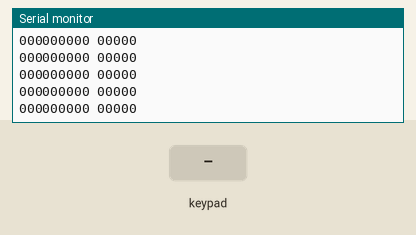
This sketch was run on a simulated Arduino Leonardo, built with avr-gcc and run on an emulated ATmega32U4. On the bench: the last lines printed to the serial monitor. Wiring (inferred from the names in the program): 8×5 keypad with keys 1 2 3 4 5 6 7 8 9 A B C D E F G H J K L M N P Q R S T U V W X Y Z a b c d e f g (labels assumed): rows pin 10, pin 7, pin 8, pin 9, pin 15, pin 14, pin 16, pin 18; columns pin 2, pin 3, pin 4, pin 5, pin 6. Inputs (shaded band) come from the test bench. USB keyboard and mouse output is not drawn.

Above: at 1.2 s.
1.3 s: key '1' pressed
At 1.35 s:
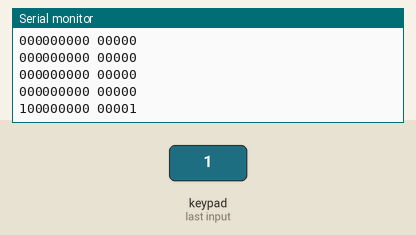
2.8 s: keypad keys 1 2 pressed 0.4 s apart
At 3.27 s:
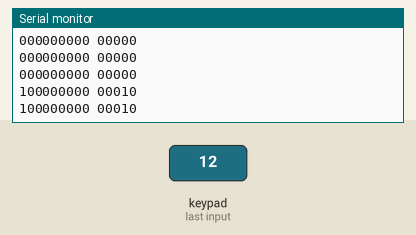
5.1 s: key '3' pressed
At 5.19 s:
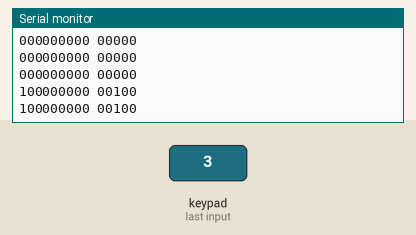
6.6 s: keypad keys 1 2 A pressed 0.4 s apart
At 7.11 s:
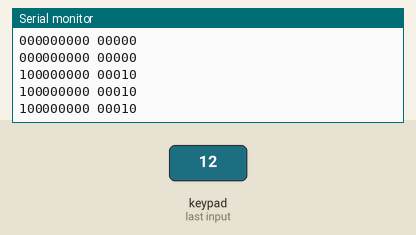
Timing chart, 0 to 9.6 s (numbered marks = the images above; inputs shaded):
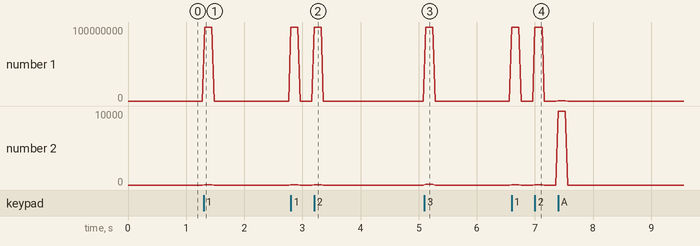

Measured:
- after the input at 1.3 s, the serial monitor: prints a new line at once (image 1)
- after the input at 2.8 s, the serial monitor: prints a new line after 0.40 s (image 2)
- after the input at 5.1 s, the serial monitor: prints a new line at once (image 3)
- after the input at 6.6 s, the serial monitor: prints a new line at once (image 4)

The sketch:

deadfleshUSB.ino
```cpp
// (licence header left out)
#include "Keyboard.h"

const bool DEBUG_KEYPRESS =false;
const bool DEBUG_UNKNOWN_KEYS =false;
const bool DEBUG_MONITOR_LINES =true;
const long KEYBOARD_SCAN_DELAY = 40;

const int L1 = 2;
const int L2 = 3;
const int L3 = 4;
const int L4 = 5;
const int L5 = 6;

const int R1 = 7;
const int R2 = 8;
const int R3 = 9;
const int R4 = 15;
const int R5 = 14;
const int R6 = 16;
const int R7 = 18;
const int R8 = 10;
const int VCC = 0;

bool emptyL[5];
bool emptyR[9];

bool L[5];
bool R[9];

bool lastL[5];
bool lastR[9];


bool peekL[5];
bool peekR[9];


bool currentlyPressed = false;

void setup()
{
  pinMode(L1, INPUT);
  pinMode(L2, INPUT);
  pinMode(L3, INPUT);
  pinMode(L4, INPUT);
  pinMode(L5, INPUT);

  pinMode(R1, OUTPUT);
  pinMode(R2, OUTPUT);
  pinMode(R3, OUTPUT);
  pinMode(R4, OUTPUT);
  pinMode(R5, OUTPUT);
  pinMode(R6, OUTPUT);
  pinMode(R7, OUTPUT);
  pinMode(R8, OUTPUT);

  memset(L, 0, sizeof(L));
  memset(R, 0, sizeof(R));

  memset(lastL, 1, sizeof(lastL));
  memset(lastR, 1, sizeof(lastR));

  Serial.begin(115200);
  Keyboard.begin();


}
  unsigned long startLoop =0l;
  unsigned long keyPressExpired =0l;

long keyboardScanDelay;

void loop()
{
  startLoop = millis();
  keyboardScanDelay = startLoop+ KEYBOARD_SCAN_DELAY;

  memset(R, 0, sizeof(R));
  memset(L, 0, sizeof(L));

  getKeyPress(false);
  int r = getInt(R, 9);
  int l = getInt(L, 5);
  int lR = getInt(lastR, 9);
  int lL = getInt(lastL, 5);

  if (isPressed())
  {
    bool isEscapeCharacter =false;
    char outputtedKey;
    bool keyUnknown= false;

    int r = getInt(R, 9);
    int l = getInt(L, 5);

    if ((r == 256) && (l ==  1)) { outputtedKey ='1'; }
    else if ((r == 256) && (l ==  2)) { outputtedKey ='2'; }
    else if ((r == 256) && (l ==  4)) { outputtedKey ='3'; }
    else if ((r == 256) && (l ==  8)) { outputtedKey ='4'; }
    else if ((r == 256) && (l == 16)) { outputtedKey ='5'; }
    else if ((r ==  32) && (l == 16)) { outputtedKey ='6'; }
    else if ((r ==  32) && (l ==  8)) { outputtedKey ='7'; }
    else if ((r ==  32) && (l ==  4)) { outputtedKey ='8'; }
    else if ((r ==  32) && (l ==  2)) { outputtedKey ='9'; }
    else if ((r ==  32) && (l ==  1)) { outputtedKey ='0'; }
    else if ((r == 128) && (l ==  1)) { outputtedKey ='q'; }
    else if ((r == 128) && (l ==  2)) { outputtedKey ='w'; }
    else if ((r == 128) && (l ==  4)) { outputtedKey ='e'; }
    else if ((r == 128) && (l ==  8)) { outputtedKey ='r'; }
    else if ((r == 128) && (l == 16)) { outputtedKey ='t'; }
    else if ((r ==  16) && (l == 16)) { outputtedKey ='y'; }
    else if ((r ==  16) && (l ==  8)) { outputtedKey ='u'; }
    else if ((r ==  16) && (l ==  4)) { outputtedKey ='i'; }
    else if ((r ==  16) && (l ==  2)) { outputtedKey ='o'; }
    else if ((r ==  16) && (l ==  1)) { outputtedKey ='p'; }
    else if ((r ==  64) && (l ==  1)) { outputtedKey ='a'; }
    else if ((r ==  64) && (l ==  2)) { outputtedKey ='s'; }
    else if ((r ==  64) && (l ==  4)) { outputtedKey ='d'; }
    else if ((r ==  64) && (l ==  8)) { outputtedKey ='f'; }
    else if ((r ==  64) && (l == 16)) { outputtedKey ='g'; }
    else if ((r ==   4) && (l == 16)) { outputtedKey ='h'; }
    else if ((r ==   4) && (l ==  8)) { outputtedKey ='j'; }
    else if ((r ==   4) && (l ==  4)) { outputtedKey ='k'; }
    else if ((r ==   4) && (l ==  2)) { outputtedKey ='l'; }
    else if ((r ==   8) && (l ==  2)) { outputtedKey ='z'; }
    else if ((r ==   8) && (l ==  4)) { outputtedKey ='x'; }
    else if ((r ==   8) && (l ==  8)) { outputtedKey ='c'; }
    else if ((r ==   8) && (l == 16)) { outputtedKey ='v'; }
    else if ((r ==   2) && (l == 16)) { outputtedKey ='b'; }
    else if ((r ==   2) && (l ==  8)) { outputtedKey ='n'; }
    else if ((r ==   2) && (l ==  4)) { outputtedKey ='m'; }
    else if ((r ==   2) && (l ==  1)) { outputtedKey =' '; }
    else if ((r == 136) && (l ==   1)) { outputtedKey ='Q'; } //010001000:00001 -     //caps
    else if ((r == 136) && (l ==   3)) { outputtedKey ='W'; } //010001000:00011 -
    else if ((r == 136) && (l ==   5)) { outputtedKey ='E'; } //010001000:00101 -
    else if ((r == 136) && (l ==   9)) { outputtedKey ='R'; } //010001000:01001 -
    else if ((r == 136) && (l ==  17)) { outputtedKey ='T'; } //010001000:10001 -
    else if ((r ==  24) && (l ==  17)) { outputtedKey ='Y'; } //000011000:10001 -
    else if ((r ==  24) && (l ==   9)) { outputtedKey ='U'; } //000011000:01001 -
    else if ((r ==  24) && (l ==   5)) { outputtedKey ='I'; } //000011000:00101 -
    else if ((r ==  24) && (l ==   3)) { outputtedKey ='O'; } //000011000:00011 -
    else if ((r ==  24) && (l ==   1)) { outputtedKey ='P'; } //000011000:00001 -
    else if ((r ==  72) && (l ==   1)) { outputtedKey ='A'; } //001001000:00001 -
    else if ((r ==  72) && (l ==   3)) { outputtedKey ='S'; } //001001000:00011 -
    else if ((r ==  72) && (l ==   5)) { outputtedKey ='D'; } //001001000:00101 -
    else if ((r ==  72) && (l ==   9)) { outputtedKey ='F'; } //001001000:01001 -
    else if ((r ==  72) && (l ==  17)) { outputtedKey ='G'; } //001001000:10001 -
    else if ((r ==  12) && (l ==  17)) { outputtedKey ='H'; } //000001100:10001 -
    else if ((r ==  12) && (l ==   9)) { outputtedKey ='J'; } //000001100:01001 -
    else if ((r ==  12) && (l ==   5)) { outputtedKey ='K'; } //000001100:00101 -
    else if ((r ==  12) && (l ==   3)) { outputtedKey ='L'; } //000001100:00011 -
    else if ((r ==   8) && (l ==   3)) { outputtedKey ='Z'; } //000001000:00011 -
    else if ((r ==   8) && (l ==   5)) { outputtedKey ='X'; } //000001000:00101 -
    else if ((r ==   8) && (l ==   9)) { outputtedKey ='C'; } //000001000:01001 -
    else if ((r ==   8) && (l ==  17)) { outputtedKey ='V'; } //000001000:10001 -
    else if ((r ==  10) && (l ==  17)) { outputtedKey ='B'; } //000001010:10001 -
    else if ((r ==  10) && (l ==   9)) { outputtedKey ='N'; } //000001010:01001 -
    else if ((r ==  10) && (l ==   5)) { outputtedKey ='M'; } //000001010:00101 -
    else if ((r ==  10) && (l ==   1)) { outputtedKey =' '; } //000001010:00001 -  //punctuation
    else if ((r ==   2) && (l ==   6)) { outputtedKey ='.'; } //000000010:00110 -
    else if ((r ==  18) && (l ==   2)) { outputtedKey =';'; } //000010010:00010 -
    else if ((r ==  18) && (l ==   3)) { outputtedKey ='"'; } //000010010:00011 -
    else if ((r == 258) && (l ==   3)) { outputtedKey ='!'; } //100000010:00011 - // 1-0 punctionation (with symbolshift key)
    else if ((r == 258) && (l ==   2)) { outputtedKey ='@'; } //100000010:00010 -
    else if ((r == 258) && (l ==   6)) { outputtedKey ='#'; } //100000010:00110 -
    else if ((r == 258) && (l ==  10)) { outputtedKey ='$'; } //100000010:01010 -
    else if ((r == 258) && (l ==  18)) { outputtedKey ='%'; } //100000010:10010 -
    else if ((r ==  34) && (l ==  18)) { outputtedKey ='&'; } //000100010:10010 -
    else if ((r ==  34) && (l ==  10)) { outputtedKey ='\'';} //000100010:01010 -
    else if ((r ==  34) && (l ==   6)) { outputtedKey ='('; } //000100010:00110 -
    else if ((r ==  34) && (l ==   2)) { outputtedKey =')'; } //000100010:00010 -
    else if ((r ==  34) && (l ==   3)) { outputtedKey ='_'; } //000100010:00011 -
    else if ((r ==  40) && (l ==   1)) { isEscapeCharacter =true; Keyboard.press(KEY_BACKSPACE);Keyboard.release(KEY_BACKSPACE); } //000101000:00001 - Delete
    else if ((r ==   4) && (l ==   1)) { isEscapeCharacter =true; Keyboard.press(KEY_RETURN); Keyboard.release(KEY_RETURN);} //000000100:00001 - Enter
    else if ((r == 264) && (l ==  17)) { isEscapeCharacter =true; Keyboard.press(KEY_LEFT_ARROW);Keyboard.release(KEY_LEFT_ARROW); } //100001000:10001 -
    else if ((r ==  40) && (l ==   5)) { isEscapeCharacter =true; Keyboard.press(KEY_RIGHT_ARROW);Keyboard.release(KEY_RIGHT_ARROW); } //000101000:00101 -
    else if ((r ==  40) && (l ==   9)) { isEscapeCharacter =true; Keyboard.press(KEY_UP_ARROW); Keyboard.release(KEY_UP_ARROW);} //000101000:01001 -
    else if ((r ==  40) && (l ==  17)) { isEscapeCharacter =true; Keyboard.press(KEY_DOWN_ARROW);Keyboard.release(KEY_DOWN_ARROW); } //000101000:10001 -
    else {
      keyUnknown =true;
     }

    if (!keyUnknown){

     if(!isEscapeCharacter){
      Keyboard.write(outputtedKey);

      if(DEBUG_KEYPRESS) {
        Serial.println((String) "Key:" + pad(getInt(R, 9)) + "." + pad(getInt(L, 5)) +" => " +outputtedKey);
        }

     }else{

      if(DEBUG_KEYPRESS) {
        Serial.println((String) "Key: non printing key press del etc.");
        }

     }
    }
    else{
        if(DEBUG_UNKNOWN_KEYS) {
          Serial.println((String) "if ((r == " + pad(getInt(R, 9)) + ") && (l == " + pad(getInt(L, 5)) + ")) { outputtedKey =' '; } //" + debugR() + ":" + debugL() + " - " +"");
          }
    }

    for (int i = 0; i < 5; i++) lastL[i] = L[i];
    for (int i = 0; i < 9; i++) lastR[i] = R[i];
  }


//spectrum scans every 20ms
while (millis()< keyboardScanDelay){
  delay(1);
}

}

String pad(int value)
{
  if (value < 10)
  {
    return "  " +  String(value);
  }
  else if (value < 100)
  {
    return " " + String(value);
  }
  else
  {
    return  String(value);
  }
}


bool isPressed()
{
   int r = getInt(R, 9);
   int l = getInt(L, 5);
   int lR = getInt(lastR, 9);
   int lL = getInt(lastL, 5);


   //not pressed if not pressed!
   if ((r == 0) && (l == 0)) { //000000000:00000 - not pressed
    keyPressExpired=0ul;
    memset(lastL, 1, sizeof(lastL));
    memset(lastR, 1, sizeof(lastR));

    return false;
   }

   if(!keyboardModifierOverrides(r,l)){
     keyPressExpired=0ul;
     return false;
   }

  if ((r == lR) && (l == lL)) { //same as last key

   //set a timer if required
   if (keyPressExpired==0ul){
     keyPressExpired = startLoop +140ul;
   }

   //until timer has been reached, do not press key
    if (millis() < keyPressExpired) {


      return false;
    }
    else{
      keyPressExpired=0ul;
    }
  }
   return true;
}

bool setPressed(int rhs, bool doNotSet)
{

  memset(peekL, 0, sizeof(peekL));
  memset(peekR, 0, sizeof(peekR));

  bool keyPressed = false;

  digitalWrite(R1, LOW);
  digitalWrite(R2, LOW);
  digitalWrite(R3, LOW);
  digitalWrite(R4, LOW);
  digitalWrite(R5, LOW);
  digitalWrite(R6, LOW);
  digitalWrite(R7, LOW);
  digitalWrite(R8, LOW);


  //VCC is always high and isnt a real pin
  if (rhs!=VCC){
   digitalWrite(rhs, HIGH);
  }

  int rPosition = 0;

  switch (rhs)
  {
  case R1:
    rPosition = 1;
    break;
  case R2:
    rPosition = 2;
    break;
  case R3:
    rPosition = 3;
    break;
  case R4:
    rPosition = 4;
    break;
  case R5:
    rPosition = 5;
    break;
  case R6:
    rPosition = 6;
    break;
  case R7:
    rPosition = 7;
    break;
  case R8:
    rPosition = 8;
    break;
  case VCC:
    rPosition = 0;
    break;
  default:
    return false; // impossible so no key press
    break;
  }

  if (digitalRead(L1) == HIGH)
  {
    if (!doNotSet)
    {
      L[0] = true;
      R[rPosition] = true;
    }

    peekL[0] = true;
    peekR[rPosition] = true;
    keyPressed = true;
  }

   if (digitalRead(L2) == HIGH)
  {
    if (!doNotSet)
    {
      L[1] = true;
      R[rPosition] = true;
    }
      peekL[1] = true;
      peekR[rPosition] = true;

    keyPressed = true;
  }

   if (digitalRead(L3) == HIGH)
  {
    if (!doNotSet)
    {
      L[2] = true;
      R[rPosition] = true;
    }
      peekL[2] = true;
      peekR[rPosition] = true;

    keyPressed = true;
  }

   if (digitalRead(L4) == HIGH)
  {
    if (!doNotSet)
    {
      L[3] = true;
      R[rPosition] = true;
    }
      peekL[3] = true;
      peekR[rPosition] = true;

    keyPressed = true;
  }

   if (digitalRead(L5) == HIGH)
  {
    if (!doNotSet)
    {
      L[4] = true;
      R[rPosition] = true;
    }
    peekL[4] = true;
    peekR[rPosition] = true;

    keyPressed = true;
  }


  return keyPressed;
}

bool isSame(bool c1[], bool c2[])
{
  bool same = true;
  int i = 0;
  while (i < 6 && same)
  {
    same = c1[i] == c2[i];
    i++;
  }
  return same;
}

bool getKeyPress(bool doNotSet)
{
  bool pressed;
  pressed |= setPressed(R1, doNotSet);
  pressed |= setPressed(R2, doNotSet);
  pressed |= setPressed(R3, doNotSet);
  pressed |= setPressed(R4, doNotSet);
  pressed |= setPressed(R5, doNotSet);
  pressed |= setPressed(R6, doNotSet);
  pressed |= setPressed(R7, doNotSet);
  pressed |= setPressed(R8, doNotSet);
//  pressed |= setPressed(VCC, doNotSet);


  if(DEBUG_MONITOR_LINES) Serial.println(debugR() + " " + debugL());

  int r = getInt(peekR, 9);
  int l = getInt(peekL, 5);


   //not pressed if not pressed!
   if ((r == 0) && (l == 0)) { //000000000:00000 - not pressed
    return false;
   }


 if (!keyboardModifierOverrides(r,l)){
   return false;
 }

  return pressed;
}


bool keyboardModifierOverrides(int r, int l){

   //not pressed if caps shift key is pressed!
   if ((r == 8) && (l == 1)) { //000001000:00001 - caps shift key
    return false;
   }

   //not pressed if symbol shift key is pressed!
   if ((r ==   2) && (l ==   2)) { //000000010:00010 - symbolshift
    return false;
}

return true;
}

int getInt(bool array[], int length)
{
  int sum = 0;
  for (int i = 0; i < length; i++)
  {
    sum |= array[i] << i;
  }
  return sum;
}

String debugL()
{

String output="";
  if (L[4])
  {
   output+='1';
  }
  else
  {
    output+='0';
  }

  if (L[3])
  {
   output+='1';
  }
  else
  {
    output+='0';
  }
  if (L[2])
   {
   output+='1';
  }
  else
  {
    output+='0';
  }

  if (L[1])
  {
   output+='1';
  }
  else
  {
    output+='0';
  }
  if (L[0])
   {
   output+='1';
  }
  else
  {
    output+='0';
  }

  return output;
}

String debugR()
{
String output="";

  if (R[8])
  {
   output+='1';
  }
  else
  {
    output+='0';
  }

  if (R[7])
    {
   output+='1';
  }
  else
  {
    output+='0';
  }

  if (R[6])
  {
   output+='1';
  }
  else
  {
    output+='0';
  }

  if (R[5])
    {
   output+='1';
  }
  else
  {
    output+='0';
  }

  if (R[4])
  {
   output+='1';
  }
  else
  {
    output+='0';
  }

  if (R[3])
    {
   output+='1';
  }
  else
  {
    output+='0';
  }

  if (R[2])
   {
   output+='1';
  }
  else
  {
    output+='0';
  }

  if (R[1])
   {
   output+='1';
  }
  else
  {
    output+='0';
  }
  if (R[0])
   {
   output+='1';
  }
  else
  {
    output+='0';
  }

  return output;
}
```
